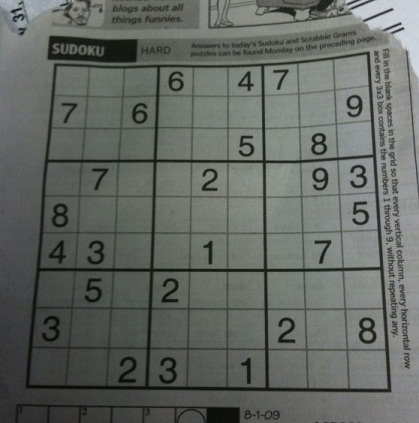
#> input picture sudoku-original.jpg, 419 x 423 px
$ python sudoku_cropper.py   (older library calls are emulated)
#> lines starting #> are read from the running program, lines starting #| are printed output that depends on the picture; after the words box and inside, x2 and y2 are one past the last pixel; in counts of white or black regions, pixels touching at a corner belong together
import cv2
import math
import numpy as np

img = cv2.imread("sudoku-original.jpg")
#> img is the input picture: shape (423, 419, 3); mean B, G, R 98.9, 103.6, 99.4
cv2.namedWindow("image", cv2.WINDOW_NORMAL)
#blur_img = cv2.GaussianBlur(img, (11,11), 0)
img = cv2.fastNlMeansDenoisingColored(img,None,10,10,7,21)
gray_img = cv2.cvtColor(img, cv2.COLOR_BGR2GRAY)
kernel = np.ones((5,5), np.uint8)
#cv2.imshow("image", blur_img)
thresh_img = cv2.adaptiveThreshold(gray_img, 255, cv2.ADAPTIVE_THRESH_GAUSSIAN_C, cv2.THRESH_BINARY, 11, 2)
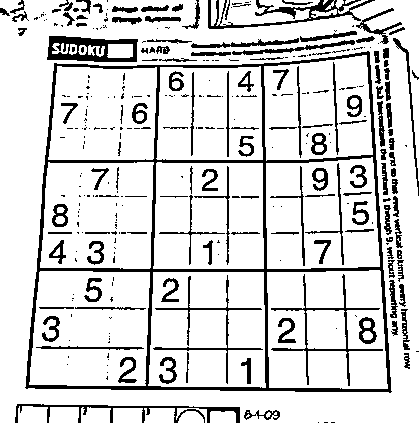
#> thresh_img: shape (423, 419); 84.1% white; 324 black regions (189 under 20 px), largest, box (x1, y1, x2, y2) and area: (25, 51, 392, 393) 8345, (47, 36, 138, 62) 1320, (208, 0, 375, 29) 1256
thresh_img = cv2.bitwise_not(thresh_img, thresh_img)
# kernel = np.ones((5,5), np.uint8)
# dilated_img = cv2.dilate(thresh_img, kernel, iterations = 5)
edges_img = cv2.Canny(thresh_img, 50, 150, apertureSize = 3)
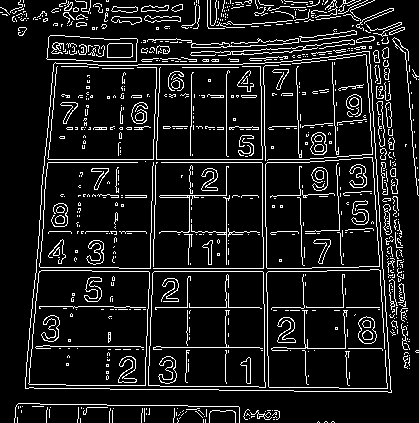
#> edges_img: shape (423, 419); 10.4% white in thin lines or dots
im,contour_list, heirarchy = cv2.findContours(edges_img, cv2.RETR_TREE, cv2.CHAIN_APPROX_SIMPLE)
#> contour_list = 909 contours, 803 with area under 20; largest, box (x1, y1, x2, y2) and area: (25, 51, 392, 393) 111794, (25, 51, 392, 393) 111792, (148, 271, 266, 388) 13066, (148, 271, 266, 388) 13066, (28, 270, 150, 386) 12964
largest_area = 0
largest_contour_index = -1
for i in range(len(contour_list)-3):
	area = cv2.contourArea(contour_list[i])
	if area > largest_area:
		largest_area = area
		largest_contour_index = i
#> this loop made 906 passes
#> (area, largest_area) on passes 29, 91, 136, 221: (20.5, 20.5), (67, 67), (111, 111), (111793.5, 111793.5)
#> after the loop, largest_area = 111793.5; largest_contour_index = 220

print(img.shape)
#| (423, 419, 3)
new_img = np.zeros(img.shape)
cv2.drawContours(new_img, contour_list, largest_contour_index, (255,255,255), 2)
#> new_img: shape (423, 419, 3) float64; 2.4% white; 1 white region, box (x1, y1, x2, y2) and area: (24, 50, 393, 394) 4187
sudoku_img = np.zeros_like(thresh_img)
# [8 lines of commented-out code are left out]
for i in range(len(contour_list)):
	approx_shape = cv2.approxPolyDP(contour_list[i], 0.01*cv2.arcLength(contour_list[i],True), True)
	if(len(approx_shape) == 4):
		cv2.drawContours(new_img, [contour_list[i]], 0, (255,255,255), 2)
#> this loop made 909 passes
#> approx_shape on passes 3 to 5: [[319, 422], [318, 421], [317, 422], [318, 421]], [[273, 419], [274, 419]], [[205, 419], [205, 422]]
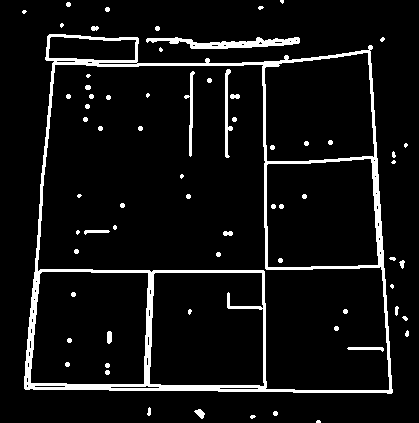
#> new_img: shape (423, 419, 3) float64; 7.1% white; 68 white regions (19 under 20 px), largest, box (x1, y1, x2, y2) and area: (24, 34, 393, 394) 9530, (146, 37, 300, 49) 920, (225, 69, 233, 158) 300
# [11 lines of commented-out code are left out]

new_img = cv2.dilate(new_img, kernel, iterations = 1)
#> new_img: shape (423, 419, 3) float64; 15.9% white; 52 white regions, largest, box (x1, y1, x2, y2) and area: (22, 32, 396, 396) 21265, (144, 35, 302, 51) 1703, (182, 69, 197, 159) 692
new_img = cv2.erode(new_img, kernel, iterations = 2)
#> new_img: shape (423, 419, 3) float64; 1.1% white in thin lines or dots, all inside (x1, y1, x2, y2) = (26, 28, 388, 415)
# [19 lines of commented-out code are left out]
x, y, w, h = cv2.boundingRect(contour_list[largest_contour_index])
#> x = 25; y = 51; w = 367; h = 342
cropped_img = img[y:y + h, x:x + w]
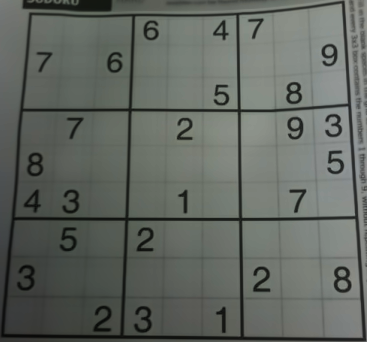
#> cropped_img: shape (342, 367, 3); mean B, G, R 96.5, 102.5, 97.5

def get_rectangle_corners(cnt):
	#print(cnt)
	pts = cnt.reshape(4, 2)  ## cnt stores the vertices of the sudoku rectangle obtained by approxPoly
#> pts = [[369, 51], [55, 62], [25, 388], [391, 392]]
	rect = np.zeros((4, 2), dtype="float32")
	s = pts.sum(axis=1)
#> s = [420, 117, 413, 783]
	rect[0] = pts[np.argmin(s)]
	rect[2] = pts[np.argmax(s)]
	diff = np.diff(pts, axis=1)
#> diff = [-318, 7, 363, 1]
	rect[1] = pts[np.argmin(diff)]
	rect[3] = pts[np.argmax(diff)]
	return rect

def warp_perspective(rect, grid):     ##Function makes the sudoku grid planar!
	(tl, tr, br, bl) = rect     ## Topright, topleft, bottomright, bottomleft
#> tl = [55, 62]; tr = [369, 51]; br = [391, 392]; bl = [25, 388]
	widthA = np.sqrt(((br[0] - bl[0]) ** 2) + ((br[1] - bl[1]) ** 2))
#> widthA = 366
	widthB = np.sqrt(((tr[0] - tl[0]) ** 2) + ((tr[1] - tl[1]) ** 2))
#> widthB = 314.2
	heightA = np.sqrt(((tr[0] - br[0]) ** 2) + ((tr[1] - br[1]) ** 2))
#> heightA = 341.7
	heightB = np.sqrt(((tl[0] - bl[0]) ** 2) + ((tl[1] - bl[1]) ** 2))
#> heightB = 327.4
	maxWidth = max(int(widthA), int(widthB))
#> maxWidth = 366
	maxHeight = max(int(heightA), int(heightB))
#> maxHeight = 341
	dst = np.array([[0, 0],[maxWidth - 1, 0],[maxWidth - 1, maxHeight - 1],[0, maxHeight - 1]], dtype="float32")
#> dst = [[0, 0], [365, 0], [365, 340], [0, 340]]
	M = cv2.getPerspectiveTransform(rect, dst)
#> M = [[1.27, 0.117, -77.04], [0.0444, 1.27, -81.01], [0.000165, 0.000534, 1]]
	warp = cv2.warpPerspective(grid, M, (maxWidth, maxHeight))  ##Magical Opencv function to warp the image
	return warp


warp_img = warp_perspective(get_rectangle_corners(cv2.approxPolyDP(contour_list[largest_contour_index], 0.01*cv2.arcLength(contour_list[largest_contour_index],True), True)), gray_img)
print(warp_img.shape)
#| (341, 366)
warp_img = cv2.adaptiveThreshold(warp_img, 255, cv2.ADAPTIVE_THRESH_GAUSSIAN_C, cv2.THRESH_BINARY, 11, 2)
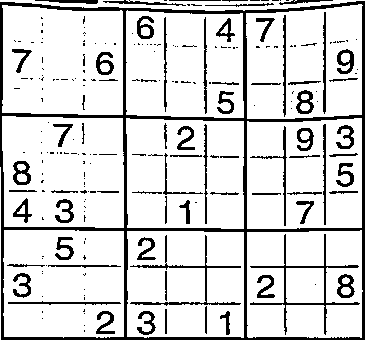
#> warp_img: shape (341, 366); 84.3% white; 220 black regions (147 under 20 px), largest, box (x1, y1, x2, y2) and area: (0, 1, 365, 340) 8544, (250, 234, 360, 335) 845, (130, 235, 241, 306) 676
#warp_img = cv2.GaussianBlur(warp_img, (9,9), 0)
warp_resize_img = cv2.resize(warp_img, (252,252))
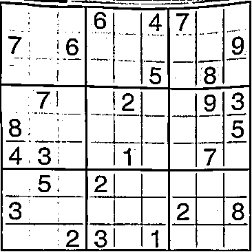
#> warp_resize_img: shape (252, 252); min 0, max 255, mean 215

cell = []
for i in range(81):
	cell.append(np.zeros((28,28)))

for i in range(9):
	for j in range(9):
		cell[i*9 + j%9] = warp_resize_img[i*28:(i+1)*28, j*28:(j+1)*28]
#> after the loop, cell = 81 items

for i in range(81):
	cv2.imshow("image", cell[i])
	cv2.waitKey(1000)
#> this loop made 81 passes
#> pass 2, `cv2.imshow("image", cell[i])`:
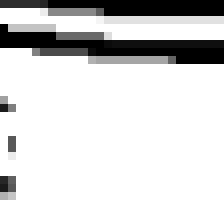
#> window 'image': shape (28, 28) (shown 8 times larger); min 0, max 255, mean 214
